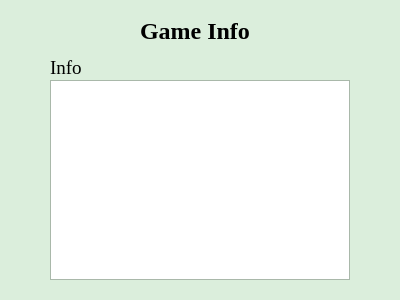
<?xml version="1.0" encoding="UTF-8"?>
<ui version="4.0">
 <class>GameInfo</class>
 <widget class="QDialog" name="GameInfo">
  <property name="geometry">
   <rect>
    <x>0</x>
    <y>0</y>
    <width>400</width>
    <height>300</height>
   </rect>
  </property>
  <property name="palette">
   <palette>
    <active>
     <colorrole role="WindowText">
      <brush brushstyle="SolidPattern">
       <color alpha="255">
        <red>0</red>
        <green>0</green>
        <blue>0</blue>
       </color>
      </brush>
     </colorrole>
     <colorrole role="Button">
      <brush brushstyle="SolidPattern">
       <color alpha="255">
        <red>219</red>
        <green>238</green>
        <blue>220</blue>
       </color>
      </brush>
     </colorrole>
     <colorrole role="Light">
      <brush brushstyle="SolidPattern">
       <color alpha="255">
        <red>255</red>
        <green>255</green>
        <blue>255</blue>
       </color>
      </brush>
     </colorrole>
     <colorrole role="Midlight">
      <brush brushstyle="SolidPattern">
       <color alpha="255">
        <red>237</red>
        <green>246</green>
        <blue>237</blue>
       </color>
      </brush>
     </colorrole>
     <colorrole role="Dark">
      <brush brushstyle="SolidPattern">
       <color alpha="255">
        <red>109</red>
        <green>119</green>
        <blue>110</blue>
       </color>
      </brush>
     </colorrole>
     <colorrole role="Mid">
      <brush brushstyle="SolidPattern">
       <color alpha="255">
        <red>146</red>
        <green>159</green>
        <blue>147</blue>
       </color>
      </brush>
     </colorrole>
     <colorrole role="Text">
      <brush brushstyle="SolidPattern">
       <color alpha="255">
        <red>0</red>
        <green>0</green>
        <blue>0</blue>
       </color>
      </brush>
     </colorrole>
     <colorrole role="BrightText">
      <brush brushstyle="SolidPattern">
       <color alpha="255">
        <red>255</red>
        <green>255</green>
        <blue>255</blue>
       </color>
      </brush>
     </colorrole>
     <colorrole role="ButtonText">
      <brush brushstyle="SolidPattern">
       <color alpha="255">
        <red>0</red>
        <green>0</green>
        <blue>0</blue>
       </color>
      </brush>
     </colorrole>
     <colorrole role="Base">
      <brush brushstyle="SolidPattern">
       <color alpha="255">
        <red>255</red>
        <green>255</green>
        <blue>255</blue>
       </color>
      </brush>
     </colorrole>
     <colorrole role="Window">
      <brush brushstyle="SolidPattern">
       <color alpha="255">
        <red>219</red>
        <green>238</green>
        <blue>220</blue>
       </color>
      </brush>
     </colorrole>
     <colorrole role="Shadow">
      <brush brushstyle="SolidPattern">
       <color alpha="255">
        <red>0</red>
        <green>0</green>
        <blue>0</blue>
       </color>
      </brush>
     </colorrole>
     <colorrole role="AlternateBase">
      <brush brushstyle="SolidPattern">
       <color alpha="255">
        <red>237</red>
        <green>246</green>
        <blue>237</blue>
       </color>
      </brush>
     </colorrole>
     <colorrole role="ToolTipBase">
      <brush brushstyle="SolidPattern">
       <color alpha="255">
        <red>255</red>
        <green>255</green>
        <blue>220</blue>
       </color>
      </brush>
     </colorrole>
     <colorrole role="ToolTipText">
      <brush brushstyle="SolidPattern">
       <color alpha="255">
        <red>0</red>
        <green>0</green>
        <blue>0</blue>
       </color>
      </brush>
     </colorrole>
     <colorrole role="PlaceholderText">
      <brush brushstyle="SolidPattern">
       <color alpha="128">
        <red>0</red>
        <green>0</green>
        <blue>0</blue>
       </color>
      </brush>
     </colorrole>
    </active>
    <inactive>
     <colorrole role="WindowText">
      <brush brushstyle="SolidPattern">
       <color alpha="255">
        <red>0</red>
        <green>0</green>
        <blue>0</blue>
       </color>
      </brush>
     </colorrole>
     <colorrole role="Button">
      <brush brushstyle="SolidPattern">
       <color alpha="255">
        <red>219</red>
        <green>238</green>
        <blue>220</blue>
       </color>
      </brush>
     </colorrole>
     <colorrole role="Light">
      <brush brushstyle="SolidPattern">
       <color alpha="255">
        <red>255</red>
        <green>255</green>
        <blue>255</blue>
       </color>
      </brush>
     </colorrole>
     <colorrole role="Midlight">
      <brush brushstyle="SolidPattern">
       <color alpha="255">
        <red>237</red>
        <green>246</green>
        <blue>237</blue>
       </color>
      </brush>
     </colorrole>
     <colorrole role="Dark">
      <brush brushstyle="SolidPattern">
       <color alpha="255">
        <red>109</red>
        <green>119</green>
        <blue>110</blue>
       </color>
      </brush>
     </colorrole>
     <colorrole role="Mid">
      <brush brushstyle="SolidPattern">
       <color alpha="255">
        <red>146</red>
        <green>159</green>
        <blue>147</blue>
       </color>
      </brush>
     </colorrole>
     <colorrole role="Text">
      <brush brushstyle="SolidPattern">
       <color alpha="255">
        <red>0</red>
        <green>0</green>
        <blue>0</blue>
       </color>
      </brush>
     </colorrole>
     <colorrole role="BrightText">
      <brush brushstyle="SolidPattern">
       <color alpha="255">
        <red>255</red>
        <green>255</green>
        <blue>255</blue>
       </color>
      </brush>
     </colorrole>
     <colorrole role="ButtonText">
      <brush brushstyle="SolidPattern">
       <color alpha="255">
        <red>0</red>
        <green>0</green>
        <blue>0</blue>
       </color>
      </brush>
     </colorrole>
     <colorrole role="Base">
      <brush brushstyle="SolidPattern">
       <color alpha="255">
        <red>255</red>
        <green>255</green>
        <blue>255</blue>
       </color>
      </brush>
     </colorrole>
     <colorrole role="Window">
      <brush brushstyle="SolidPattern">
       <color alpha="255">
        <red>219</red>
        <green>238</green>
        <blue>220</blue>
       </color>
      </brush>
     </colorrole>
     <colorrole role="Shadow">
      <brush brushstyle="SolidPattern">
       <color alpha="255">
        <red>0</red>
        <green>0</green>
        <blue>0</blue>
       </color>
      </brush>
     </colorrole>
     <colorrole role="AlternateBase">
      <brush brushstyle="SolidPattern">
       <color alpha="255">
        <red>237</red>
        <green>246</green>
        <blue>237</blue>
       </color>
      </brush>
     </colorrole>
     <colorrole role="ToolTipBase">
      <brush brushstyle="SolidPattern">
       <color alpha="255">
        <red>255</red>
        <green>255</green>
        <blue>220</blue>
       </color>
      </brush>
     </colorrole>
     <colorrole role="ToolTipText">
      <brush brushstyle="SolidPattern">
       <color alpha="255">
        <red>0</red>
        <green>0</green>
        <blue>0</blue>
       </color>
      </brush>
     </colorrole>
     <colorrole role="PlaceholderText">
      <brush brushstyle="SolidPattern">
       <color alpha="128">
        <red>0</red>
        <green>0</green>
        <blue>0</blue>
       </color>
      </brush>
     </colorrole>
    </inactive>
    <disabled>
     <colorrole role="WindowText">
      <brush brushstyle="SolidPattern">
       <color alpha="255">
        <red>109</red>
        <green>119</green>
        <blue>110</blue>
       </color>
      </brush>
     </colorrole>
     <colorrole role="Button">
      <brush brushstyle="SolidPattern">
       <color alpha="255">
        <red>219</red>
        <green>238</green>
        <blue>220</blue>
       </color>
      </brush>
     </colorrole>
     <colorrole role="Light">
      <brush brushstyle="SolidPattern">
       <color alpha="255">
        <red>255</red>
        <green>255</green>
        <blue>255</blue>
       </color>
      </brush>
     </colorrole>
     <colorrole role="Midlight">
      <brush brushstyle="SolidPattern">
       <color alpha="255">
        <red>237</red>
        <green>246</green>
        <blue>237</blue>
       </color>
      </brush>
     </colorrole>
     <colorrole role="Dark">
      <brush brushstyle="SolidPattern">
       <color alpha="255">
        <red>109</red>
        <green>119</green>
        <blue>110</blue>
       </color>
      </brush>
     </colorrole>
     <colorrole role="Mid">
      <brush brushstyle="SolidPattern">
       <color alpha="255">
        <red>146</red>
        <green>159</green>
        <blue>147</blue>
       </color>
      </brush>
     </colorrole>
     <colorrole role="Text">
      <brush brushstyle="SolidPattern">
       <color alpha="255">
        <red>109</red>
        <green>119</green>
        <blue>110</blue>
       </color>
      </brush>
     </colorrole>
     <colorrole role="BrightText">
      <brush brushstyle="SolidPattern">
       <color alpha="255">
        <red>255</red>
        <green>255</green>
        <blue>255</blue>
       </color>
      </brush>
     </colorrole>
     <colorrole role="ButtonText">
      <brush brushstyle="SolidPattern">
       <color alpha="255">
        <red>109</red>
        <green>119</green>
        <blue>110</blue>
       </color>
      </brush>
     </colorrole>
     <colorrole role="Base">
      <brush brushstyle="SolidPattern">
       <color alpha="255">
        <red>219</red>
        <green>238</green>
        <blue>220</blue>
       </color>
      </brush>
     </colorrole>
     <colorrole role="Window">
      <brush brushstyle="SolidPattern">
       <color alpha="255">
        <red>219</red>
        <green>238</green>
        <blue>220</blue>
       </color>
      </brush>
     </colorrole>
     <colorrole role="Shadow">
      <brush brushstyle="SolidPattern">
       <color alpha="255">
        <red>0</red>
        <green>0</green>
        <blue>0</blue>
       </color>
      </brush>
     </colorrole>
     <colorrole role="AlternateBase">
      <brush brushstyle="SolidPattern">
       <color alpha="255">
        <red>219</red>
        <green>238</green>
        <blue>220</blue>
       </color>
      </brush>
     </colorrole>
     <colorrole role="ToolTipBase">
      <brush brushstyle="SolidPattern">
       <color alpha="255">
        <red>255</red>
        <green>255</green>
        <blue>220</blue>
       </color>
      </brush>
     </colorrole>
     <colorrole role="ToolTipText">
      <brush brushstyle="SolidPattern">
       <color alpha="255">
        <red>0</red>
        <green>0</green>
        <blue>0</blue>
       </color>
      </brush>
     </colorrole>
     <colorrole role="PlaceholderText">
      <brush brushstyle="SolidPattern">
       <color alpha="128">
        <red>0</red>
        <green>0</green>
        <blue>0</blue>
       </color>
      </brush>
     </colorrole>
    </disabled>
   </palette>
  </property>
  <property name="windowTitle">
   <string>Game Info</string>
  </property>
  <widget class="QTextEdit" name="gameInfoWindow">
   <property name="geometry">
    <rect>
     <x>50</x>
     <y>80</y>
     <width>300</width>
     <height>200</height>
    </rect>
   </property>
  </widget>
  <widget class="QLabel" name="label">
   <property name="geometry">
    <rect>
     <x>140</x>
     <y>20</y>
     <width>111</width>
     <height>21</height>
    </rect>
   </property>
   <property name="font">
    <font>
     <family>Times New Roman</family>
     <pointsize>18</pointsize>
     <weight>75</weight>
     <bold>true</bold>
    </font>
   </property>
   <property name="text">
    <string>Game Info</string>
   </property>
  </widget>
  <widget class="QLabel" name="label_3">
   <property name="geometry">
    <rect>
     <x>50</x>
     <y>60</y>
     <width>59</width>
     <height>16</height>
    </rect>
   </property>
   <property name="font">
    <font>
     <family>Times New Roman</family>
     <pointsize>14</pointsize>
    </font>
   </property>
   <property name="text">
    <string>Info</string>
   </property>
  </widget>
 </widget>
 <resources/>
 <connections/>
</ui>
